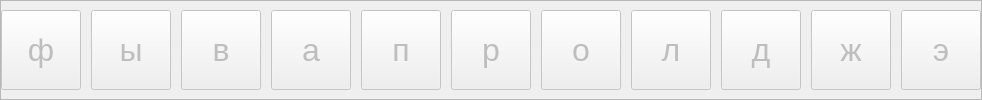
                  <widget class="QFrame" name="line_2">
                   <property name="sizePolicy">
                    <sizepolicy hsizetype="Preferred" vsizetype="Minimum">
                     <horstretch>0</horstretch>
                     <verstretch>0</verstretch>
                    </sizepolicy>
                   </property>
                   <property name="maximumSize">
                    <size>
                     <width>16777215</width>
                     <height>100</height>
                    </size>
                   </property>
                   <property name="frameShape">
                    <enum>QFrame::StyledPanel</enum>
                   </property>
                   <property name="frameShadow">
                    <enum>QFrame::Raised</enum>
                   </property>
                   <layout class="QHBoxLayout" name="horizontalLayout_5">
                    <property name="spacing">
                     <number>10</number>
                    </property>
                    <property name="leftMargin">
                     <number>0</number>
                    </property>
                    <property name="topMargin">
                     <number>5</number>
                    </property>
                    <property name="rightMargin">
                     <number>0</number>
                    </property>
                    <property name="bottomMargin">
                     <number>5</number>
                    </property>
                    <item>
                     <widget class="QPushButton" name="btn_a">
                      <property name="enabled">
                       <bool>false</bool>
                      </property>
                      <property name="minimumSize">
                       <size>
                        <width>80</width>
                        <height>80</height>
                       </size>
                      </property>
                      <property name="maximumSize">
                       <size>
                        <width>80</width>
                        <height>80</height>
                       </size>
                      </property>
                      <property name="font">
                       <font>
                        <pointsize>24</pointsize>
                       </font>
                      </property>
                      <property name="text">
                       <string>ф</string>
                      </property>
                     </widget>
                    </item>
                    <item>
                     <widget class="QPushButton" name="btn_s">
                      <property name="enabled">
                       <bool>false</bool>
                      </property>
                      <property name="minimumSize">
                       <size>
                        <width>80</width>
                        <height>80</height>
                       </size>
                      </property>
                      <property name="maximumSize">
                       <size>
                        <width>80</width>
                        <height>80</height>
                       </size>
                      </property>
                      <property name="font">
                       <font>
                        <pointsize>24</pointsize>
                       </font>
                      </property>
                      <property name="text">
                       <string>ы</string>
                      </property>
                     </widget>
                    </item>
                    <item>
                     <widget class="QPushButton" name="btn_d">
                      <property name="enabled">
                       <bool>false</bool>
                      </property>
                      <property name="minimumSize">
                       <size>
                        <width>80</width>
                        <height>80</height>
                       </size>
                      </property>
                      <property name="maximumSize">
                       <size>
                        <width>80</width>
                        <height>80</height>
                       </size>
                      </property>
                      <property name="font">
                       <font>
                        <pointsize>24</pointsize>
                       </font>
                      </property>
                      <property name="text">
                       <string>в</string>
                      </property>
                     </widget>
                    </item>
                    <item>
                     <widget class="QPushButton" name="btn_f">
                      <property name="enabled">
                       <bool>false</bool>
                      </property>
                      <property name="minimumSize">
                       <size>
                        <width>80</width>
                        <height>80</height>
                       </size>
                      </property>
                      <property name="maximumSize">
                       <size>
                        <width>80</width>
                        <height>80</height>
                       </size>
                      </property>
                      <property name="font">
                       <font>
                        <pointsize>24</pointsize>
                       </font>
                      </property>
                      <property name="text">
                       <string>а</string>
                      </property>
                     </widget>
                    </item>
                    <item>
                     <widget class="QPushButton" name="btn_g">
                      <property name="enabled">
                       <bool>false</bool>
                      </property>
                      <property name="minimumSize">
                       <size>
                        <width>80</width>
                        <height>80</height>
                       </size>
                      </property>
                      <property name="maximumSize">
                       <size>
                        <width>80</width>
                        <height>80</height>
                       </size>
                      </property>
                      <property name="font">
                       <font>
                        <pointsize>24</pointsize>
                       </font>
                      </property>
                      <property name="text">
                       <string>п</string>
                      </property>
                     </widget>
                    </item>
                    <item>
                     <widget class="QPushButton" name="btn_h">
                      <property name="enabled">
                       <bool>false</bool>
                      </property>
                      <property name="minimumSize">
                       <size>
                        <width>80</width>
                        <height>80</height>
                       </size>
                      </property>
                      <property name="maximumSize">
                       <size>
                        <width>80</width>
                        <height>80</height>
                       </size>
                      </property>
                      <property name="font">
                       <font>
                        <pointsize>24</pointsize>
                       </font>
                      </property>
                      <property name="text">
                       <string>р</string>
                      </property>
                     </widget>
                    </item>
                    <item>
                     <widget class="QPushButton" name="btn_j">
                      <property name="enabled">
                       <bool>false</bool>
                      </property>
                      <property name="minimumSize">
                       <size>
                        <width>80</width>
                        <height>80</height>
                       </size>
                      </property>
                      <property name="maximumSize">
                       <size>
                        <width>80</width>
                        <height>80</height>
                       </size>
                      </property>
                      <property name="font">
                       <font>
                        <pointsize>24</pointsize>
                       </font>
                      </property>
                      <property name="text">
                       <string>о</string>
                      </property>
                     </widget>
                    </item>
                    <item>
                     <widget class="QPushButton" name="btn_k">
                      <property name="enabled">
                       <bool>false</bool>
                      </property>
                      <property name="minimumSize">
                       <size>
                        <width>80</width>
                        <height>80</height>
                       </size>
                      </property>
                      <property name="maximumSize">
                       <size>
                        <width>80</width>
                        <height>80</height>
                       </size>
                      </property>
                      <property name="font">
                       <font>
                        <pointsize>24</pointsize>
                       </font>
                      </property>
                      <property name="text">
                       <string>л</string>
                      </property>
                     </widget>
                    </item>
                    <item>
                     <widget class="QPushButton" name="btn_l">
                      <property name="enabled">
                       <bool>false</bool>
                      </property>
                      <property name="minimumSize">
                       <size>
                        <width>80</width>
                        <height>80</height>
                       </size>
                      </property>
                      <property name="maximumSize">
                       <size>
                        <width>80</width>
                        <height>80</height>
                       </size>
                      </property>
                      <property name="font">
                       <font>
                        <pointsize>24</pointsize>
                       </font>
                      </property>
                      <property name="text">
                       <string>д</string>
                      </property>
                     </widget>
                    </item>
                    <item>
                     <widget class="QPushButton" name="btn_semicolon">
                      <property name="enabled">
                       <bool>false</bool>
                      </property>
                      <property name="minimumSize">
                       <size>
                        <width>80</width>
                        <height>80</height>
                       </size>
                      </property>
                      <property name="maximumSize">
                       <size>
                        <width>80</width>
                        <height>80</height>
                       </size>
                      </property>
                      <property name="font">
                       <font>
                        <pointsize>24</pointsize>
                       </font>
                      </property>
                      <property name="text">
                       <string>ж</string>
                      </property>
                     </widget>
                    </item>
                    <item>
                     <widget class="QPushButton" name="btn_apostrophe">
                      <property name="enabled">
                       <bool>false</bool>
                      </property>
                      <property name="minimumSize">
                       <size>
                        <width>80</width>
                        <height>80</height>
                       </size>
                      </property>
                      <property name="maximumSize">
                       <size>
                        <width>80</width>
                        <height>80</height>
                       </size>
                      </property>
                      <property name="font">
                       <font>
                        <pointsize>24</pointsize>
                       </font>
                      </property>
                      <property name="text">
                       <string>э</string>
                      </property>
                     </widget>
                    </item>
                   </layout>
                  </widget>
